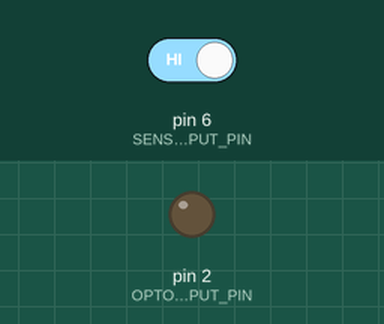
Simulated run of this sketch. Board: Arduino Uno, built with avr-gcc and run on an emulated ATmega328P. Parts: output pins drawn as LEDs (lit = HIGH). Inputs (shaded band) come from the test bench; at power-on: pin 6 (SENSOR_INPUT_PIN) HIGH.

Above: at 1.2 s.
1.3 s: pin 6 (SENSOR_INPUT_PIN) driven LOW
At 1.55 s:
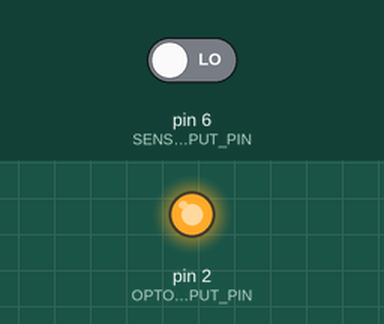
Timing chart, 0 to 4.3 s (numbered marks = the images above; inputs shaded):
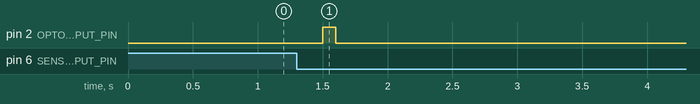

The sketch:

sensor.ino
```cpp
const int SENSOR_INPUT_PIN=6;
const int OPTO_OUTPUT_PIN=2;
// Duration of the pulse in microseconds
unsigned long pulseDuration;
// Minmum duration of the pulse  to be taken into account
// Maximum flow should be around 1L/s, so 0,5s per pulse (half disk)
// Having the minimum pulse to 0,2s should be enough to avoid false positive
// And to be able to still read all possible values
const unsigned long minDurationMillis = 200; // 0,2s
// Time the input became LOW
unsigned long BEGINNING_STATE_LOW;
bool STATE_LOW_SENT = false;
int INPUT_LAST_STATE = LOW;

const unsigned long TIMEOUT_FOR_PULSE_INPUT = 180000000;

void setup() {
    pinMode(SENSOR_INPUT_PIN, INPUT);
    pinMode(OPTO_OUTPUT_PIN, OUTPUT);
}

void loop() {
  // Lecture etat capteur
  int inputCurrentState = digitalRead(SENSOR_INPUT_PIN);

  if (inputCurrentState == LOW) {
    // La capteur détecte du métal
    if (INPUT_LAST_STATE == HIGH) {
      // Première détection
      // Enregistrement du moment de démarrage
      BEGINNING_STATE_LOW = millis();
    } else if (!STATE_LOW_SENT) {
      // Ca fait plusieurs tours, et le signal n'a pas été envoyé
      unsigned long duration = millis() - BEGINNING_STATE_LOW;
      // Si c'est suffisamment long, envoi du signal
      if (duration > minDurationMillis) {
        sendButtonClick();
        STATE_LOW_SENT = true;
      }
    }
  } else {
    // Reset so we're ready to send next LOW
    STATE_LOW_SENT = false;
  }
  INPUT_LAST_STATE = inputCurrentState;

}

void sendButtonClick() {
  digitalWrite(OPTO_OUTPUT_PIN, HIGH);
  delay(100);
  digitalWrite(OPTO_OUTPUT_PIN, LOW);
}
```

Measured:
- after the input at 1.3 s, pin 2 (OPTO_OUTPUT_PIN): LOW → HIGH after 0.20 s, → LOW 0.10 s later
